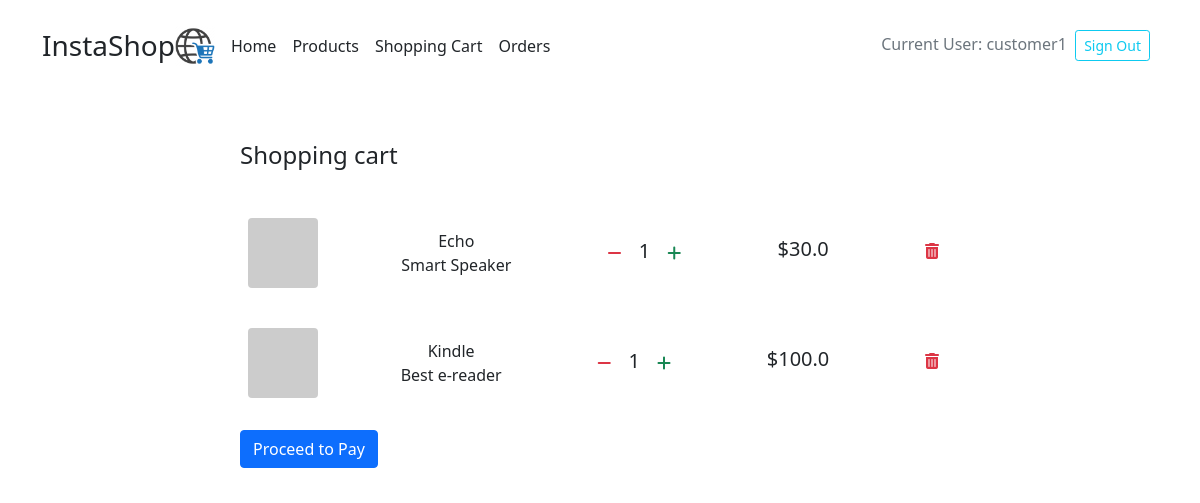
/ecommerce/cart (signed in), run on the app's committed database.
### ecommerce/models.py (models this page shows, shortened)
class User(models.Model):
    username = models.CharField(max_length=20)
    password = models.CharField(max_length=26)

class CartItem(models.Model):
    user = models.ForeignKey(User, on_delete=models.CASCADE)
    product = models.ForeignKey(Product, on_delete=models.CASCADE, null=True)
    count = models.IntegerField()
    total = models.FloatField(null=True)

class Product(models.Model):
    name = models.CharField(max_length=50)
    description = models.CharField(max_length=500)
    price = models.FloatField(null=True)
    stock = models.IntegerField(null=True)

### ecommerce/views.py (the view)
# urls.py: path('cart', views.cart, name='cart'),
def cart(request):
    user = get_current_user(request)
    item_list = CartItem.objects.filter(user=user.id)
    context = {
        'item_list': item_list,
        'user': user
    }
    return render(request, 'ecommerce/cart.html', context)

### ecommerce/views.py (called while the page is built)
def get_current_user(request):
    try:
        user_id = request.session['user_id']
        user = User.objects.get(pk=user_id)
        return user
    except KeyError:
        return None

### ecommerce/templates/ecommerce/cart.html (shortened to what this page needs)
<!DOCTYPE html>
<html lang="en">
{% include "ecommerce/header.html" %}
<body>
<div class="container mt-5 mb-5">
    <div class="d-flex justify-content-center row">
        <div class="col-md-8">
            <div class="p-2">
                <h4>Shopping cart</h4>
            </div>
            {% if item_list %}
                {% for item in item_list %}
                    <div class="d-flex flex-row justify-content-between align-items-center p-2 bg-white mt-4 px-3 rounded">
                        <div class="mr-1"><img class="rounded" src="https://picsum.photos/seed/picsum/300/300"
                                               width="70"></div>
                        <div class="d-flex flex-column align-items-center product-details"><span
                                class="font-weight-bold">{{ item.product.name }}</span>
                            <div class="d-flex flex-row product-desc">
                                <div class="color"><span
                                        class="font-weight-bold">{{ item.product.description }}</span>
                                </div>
                            </div>
                        </div>
                        <div class="d-flex flex-row align-items-center qty"><i
                                class="btn decrease-item-count fa fa-minus text-danger" user-id="{{ item.user.id }}"
                                product-id="{{ item.product.id }}"></i>
                            &nbsp;<h5 class=" text-grey mt-1 mr-1 ml-1">{{ item.count }}</h5>&nbsp;
                            <i class="btn increase-item-count fa fa-plus text-success" user-id="{{ item.user.id }}"
                               product-id="{{ item.product.id }}"></i>
                        </div>
                        <div>
                            <h5 class=" text-grey">${{ item.total }}</h5>
                        </div>
                        <div class="btn delete-item d-flex align-items-center" user-id="{{ item.user.id }}"
                             product-id="{{ item.product.id }}"><i class="fa fa-trash mb-1 text-danger"></i></div>
                    </div>
                {% endfor %}
                <div class="d-flex flex-row align-items-center mt-3 p-2 bg-white rounded">
                    <a class="btn btn-primary" type="button" href="{% url 'checkout' user.id %}">Proceed to Pay</a>
                </div>
            {% else %}
                <p style="margin-left: 10px">No items are added.</p>
            {% endif %}
        </div>
    </div>
</div>
</body>
</html>

### ecommerce/templates/ecommerce/header.html (shortened to what this page needs)
<!DOCTYPE html>
<html lang="en">
<link href="https://cdn.jsdelivr.net/npm/bootstrap@5.1.1/dist/css/bootstrap.min.css" rel="stylesheet"
>
<header class="p-3 mb-3" style="margin-top: 6px">
    <div class="container">
        <div class="font-weight-bold d-flex flex-wrap align-items-center justify-content-center justify-content-lg-start">
            <h3 class="d-flex align-items-center mb-2 mb-lg-0 text-dark text-decoration-none" style="margin-right: 8px">
                InstaShop <img src="/static/ecommerce/images/header_logo.png" width="40" height="40">
            </h3>
            <ul class="nav col-12 col-lg-auto me-lg-auto mb-2 justify-content-center mb-md-0">
                <li><a href="{% url 'index' %}" class="nav-link px-2 link-dark">Home</a></li>
                <li><a href="{% url 'products' %}" class="nav-link px-2 link-dark">Products</a></li>
                {% if user != null and user.id != null %}
                    <li><a href="{% url 'cart' %}" class="nav-link px-2 link-dark">Shopping Cart</a></li>
                    <li><a href="{% url 'orders' %}" class="nav-link px-2 link-dark">Orders</a></li>
                {% endif %}
            </ul>
            <div class="text-end">
                {% if user.id == null %}
                    <a href="{% url 'login' %}">
                        <button class="w-100 btn btn-lg btn-primary" type="submit">Sign in</button>
                    </a>
                {% else %}
                    <a href="#" class="nav-link px-2 link-secondary">Current User: {{ user.username }}&nbsp;&nbsp;<button
                            class="btn-sm btn btn-outline-info sign-out" type="submit">Sign Out
                    </button>
                    </a>
                {% endif %}
            </div>
        </div>
    </div>
</header>

### data on the page
User: username "customer1"
CartItem: product.name "Echo", product.description "Smart Speaker", count "1", total "30.0"
CartItem: product.name "Kindle", product.description "Best e-reader", count "1", total "100.0"
